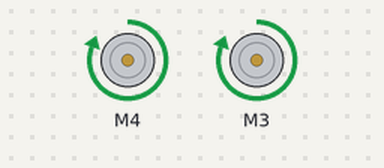
Recording of a sketch running on a simulated Arduino Uno, built with avr-gcc and run on an emulated ATmega328P. On the bench: 2 × DC motor (green arrow = forward, orange = backward, longer = faster). What the sketch prints to the serial monitor is not drawn. At 0.4 s the program stops and its outputs stay as they are.

Above: at 0.1 s.
Timing chart, 0 to 1.6 s (numbered marks = the images above):
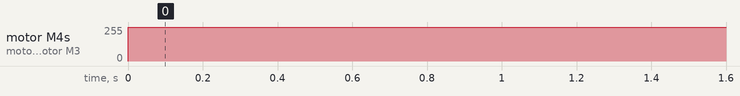

The sketch:

Nov_13_D.ino
```cpp
#include <Adafruit_MotorShield.h>

// ------------------------------------------------------------------------------------------------------------------------------------------------------------------------------------------------------------------
// Ports

int frontLineSensorPin = 5;
int leftLineSensorPin = 4;
int backLineSensorPin = 3;
int rightLineSensorPin = 2;

int valFront = 0, valLeft = 0, valBack = 0, valRight = 0;

// ------------------------------------------------------------------------------------------------------------------------------------------------------------------------------------------------------------------
//Motor constants

Adafruit_MotorShield AFMS = Adafruit_MotorShield();

Adafruit_DCMotor *rightMotor = AFMS.getMotor(3);
Adafruit_DCMotor *leftMotor = AFMS.getMotor(4);

int MAX_SPEED = 255;
int MOTOR_TIME_INTERVAL = 50; // let the motor run 50ms before each sensing & action to provide fierce change of commands

// ------------------------------------------------------------------------------------------------------------------------------------------------------------------------------------------------------------------
// sensor reading mode constants
// L means that the left sensor reads white, etc.
// the sensor readings are binary encoded into one integer; sensorReadingNum = valLeft * 8 + valFront * 4 + valBack * 2 + valRight

#define L 8
#define W 4
#define B 2
#define R 1
#define LW 12
#define LB 10
#define LR 9
#define WB 6
#define WR 5
#define BR 3
#define LWB 14
#define LWR 13
#define LBR 11
#define WBR 7
#define LWBR 15

// ------------------------------------------------------------------------------------------------------------------------------------------------------------------------------------------------------------------
// basic functions, including sensor reading and interval motor control

int readLineSensor(){
  valFront = digitalRead(frontLineSensorPin);
  valLeft = digitalRead(leftLineSensorPin);
  valBack = digitalRead(backLineSensorPin);
  valRight = digitalRead(rightLineSensorPin);
  int sensorReadingNum = valLeft * 8 + valFront * 4 + valBack * 2 + valRight;
  return sensorReadingNum;
}

void goFront(){
  leftMotor->run(FORWARD);
  leftMotor->setSpeed(MAX_SPEED);
  rightMotor->run(FORWARD);
  rightMotor->setSpeed(MAX_SPEED);
}

void goLeft(){
  leftMotor->run(BACKWARD);
  leftMotor->setSpeed(MAX_SPEED);
  rightMotor->run(FORWARD);
  rightMotor->setSpeed(MAX_SPEED);
  Serial.println("going left");
}

void goRight(){
  leftMotor->run(FORWARD);
  leftMotor->setSpeed(MAX_SPEED);
  rightMotor->run(BACKWARD);
  rightMotor->setSpeed(MAX_SPEED);
  Serial.println("going right");
}

void goBack(){
  leftMotor->run(BACKWARD);
  leftMotor->setSpeed(MAX_SPEED);
  rightMotor->run(BACKWARD);
  rightMotor->setSpeed(MAX_SPEED);
}

// ------------------------------------------------------------------------------------------------------------------------------------------------------------------------------------------------------------------
// Functions of different working mode
//stop_condition: class int, a sensor reading pattern that educates the robot to change into another mode of motion

// Go straight, whatever
void goStraight(int stop_condition){
  boolean quitted = false;
  int sensorReadingInt = 0;
  while(sensorReadingInt != stop_condition || !quitted){
    sensorReadingInt = readLineSensor();
    if (sensorReadingInt != stop_condition){
      quitted = true;
    }
    goFront();
  }
}

// Turn left, whatever
void turnLeft(int stop_condition){
  boolean quitted = false;
  int sensorReadingInt = 0;
  while(sensorReadingInt != stop_condition || !quitted){
    sensorReadingInt = readLineSensor();
    if (sensorReadingInt != stop_condition){
      quitted = true;
    }
    goLeft();
  }
}

//Turn right, whatever
void turnRight(int stop_condition){
  boolean quitted = false;
  int sensorReadingInt = 0;
  while(sensorReadingInt != stop_condition || !quitted){
    sensorReadingInt = readLineSensor();
    if (sensorReadingInt != stop_condition){
      quitted = true;
    }
    goRight();
  }
}


// Follow the white line
void followLine(int stop_condition){
  boolean quitted = false;
  int sensorReadingInt = 0;
  while(sensorReadingInt != stop_condition || !quitted){
    sensorReadingInt = readLineSensor();
    if (sensorReadingInt != stop_condition){
      quitted = true;
    }
    switch(sensorReadingInt){
      case L:
        goLeft();
      case W:
        goFront();
      case B:
        goFront();
      case R:
        goRight();
      case LW:
        goLeft();
      case LB:
        goLeft();
      case LR:
        goFront();
      case WB:
        goFront();
      case WR:
        goRight();
      case BR:
        goRight();
      case LWB:
        goLeft();
      case LWR:
        goFront();
      case LBR:
        goFront();
      case WBR:
        goRight();
      case LWBR:
        goFront();
    }
  }
}


// ------------------------------------------------------------------------------------------------------------------------------------------------------------------------------------------------------------------
// Functions of two tasks

// Task 1: Go around the grids & collect 2 blocks on them
void task1(){
  goStraight(LWR);
  followLine(LWBR); // reached the cross
  turnLeft(LWBR);
  followLine(WBR);
  followLine(LBR); // reached first corner
  turnRight(WBR);
  followLine(WBR); // reached second corner
  turnRight(LWR);
  followLine(WBR);
  followLine(WBR);
  followLine(WBR);
  followLine(LBR); // reached third corner
  turnRight(WBR);
  followLine(WBR); // reached fourth corner
  turnRight(LWR);
  followLine(WBR);
  followLine(LWBR); // back to the cross
  turnRight(LWBR); // end
  return;
}

void task2(){
  return;
}

// ------------------------------------------------------------------------------------------------------------------------------------------------------------------------------------------------------------------
// ------------------------------------------------------------------------------------------------------------------------------------------------------------------------------------------------------------------
// main functions

void setup() {
  // Initialize serial port and input pins
  Serial.begin(9600);
  pinMode(leftLineSensorPin, INPUT);
  pinMode(frontLineSensorPin, INPUT);
  pinMode(rightLineSensorPin, INPUT);
  pinMode(backLineSensorPin, INPUT);

  // turn on motor
  leftMotor->run(FORWARD);
  leftMotor->setSpeed(MAX_SPEED);
  leftMotor->run(RELEASE);
  rightMotor->run(FORWARD);
  rightMotor->setSpeed(MAX_SPEED);
  rightMotor->run(RELEASE);
  Serial.println("Initialized");
}

void loop(){
  if (!AFMS.begin()){         // create with the default frequency 1.6KHz
    Serial.println("Could not find Motor Shield. Check wiring.");
    while(1);
  }
  Serial.println("Motor Shield found.");
  goFront();
  delay(100);
  Serial.print("?");
  while(1);
}
```

Measured:
- by itself, motor M4, motor M3: stopped → forward 255/255 at 0.00 s
